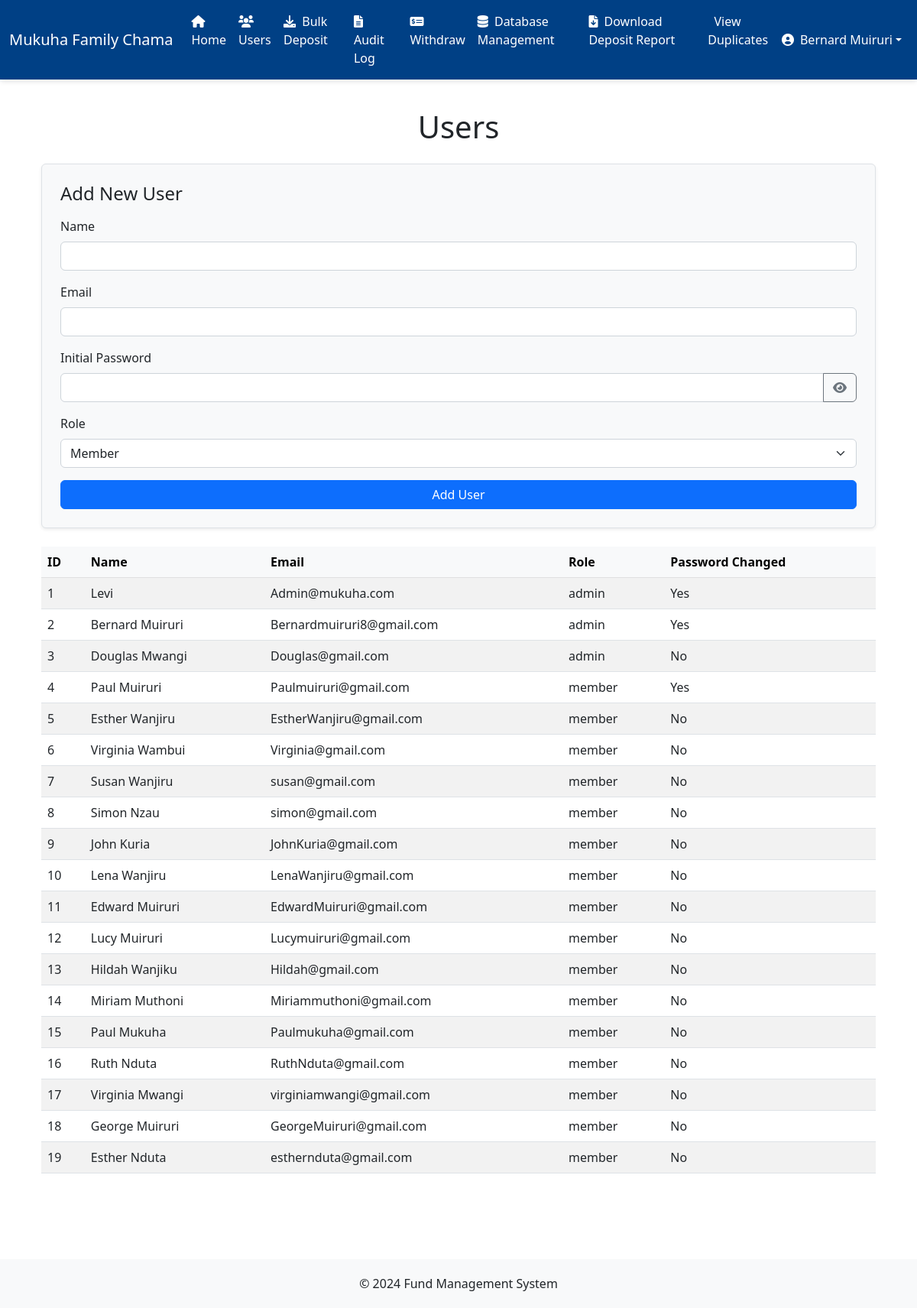
Screenshot of /users (signed in) with the database file from the repository.
### app.py (models this page shows, shortened)
class User(db.Model):
    id = db.Column(db.Integer, primary_key=True)
    name = db.Column(db.String(80), nullable=False)
    email = db.Column(db.String(120), unique=True, nullable=False)
    password = db.Column(db.String(255), nullable=False)
    role = db.Column(db.String(20), nullable=False, default='member')
    is_password_changed = db.Column(db.Boolean, default=False)
    deposits = db.relationship('Deposit', backref='user', lazy='dynamic')
    withdrawals = db.relationship('Withdrawal', backref='user', lazy='dynamic')

### app.py (the view, shortened to what this page needs)
@app.route('/users', methods=['GET', 'POST'])
@login_required
@admin_required
def users():
    users = User.query.all()
    return render_template('users.html', users=users)

### app.py (called while the page is built)
def login_required(f):
    @wraps(f)
    def decorated_function(*args, **kwargs):
        if 'user_id' not in session:
            return redirect(url_for('login', next=request.url))
        return f(*args, **kwargs)
    return decorated_function

def admin_required(f):
    @wraps(f)
    def decorated_function(*args, **kwargs):
        user = User.query.get(session['user_id'])
        if not user or user.role != 'admin':
            flash('You need to be an admin to access this page.', 'danger')
            return redirect(url_for('index'))
        return f(*args, **kwargs)
    return decorated_function

@app.context_processor
def inject_user():
    if 'user_id' in session:
        user = User.query.get(session['user_id'])
        return dict(current_user=user)
    return dict(current_user=None)

### templates/users.html (shortened to what this page needs)
{% extends "base.html" %}
{% block content %}
<div class="container my-5">
    <h1 class="text-center mb-4">Users</h1>
    <form method="POST" class="mb-4 p-4 border rounded shadow-sm bg-light">
        <h4 class="mb-3">Add New User</h4>
        <div class="mb-3">
            <label for="name" class="form-label">Name</label>
            <input type="text" class="form-control" id="name" name="name" required>
        </div>
        <div class="mb-3">
            <label for="email" class="form-label">Email</label>
            <input type="email" class="form-control" id="email" name="email" required>
        </div>
        <div class="mb-3">
            <label for="password" class="form-label">Initial Password</label>
            <div class="input-group">
                <input type="password" class="form-control" id="password" name="password" required>
                <button class="btn btn-outline-secondary" type="button" id="togglePassword">
                    <i class="fas fa-eye"></i>
                </button>
            </div>
        </div>
        <div class="mb-3">
            <label for="role" class="form-label">Role</label>
            <select class="form-select" id="role" name="role" required>
                <option value="member">Member</option>
            </select>
        </div>
        <button type="submit" class="btn btn-primary w-100">Add User</button>
    </form>
    <div class="table-responsive">
        <table class="table table-striped">
            <thead class="table-light">
                <tr>
                    <th>ID</th>
                    <th>Name</th>
                    <th>Email</th>
                    <th>Role</th>
                    <th>Password Changed</th>
                </tr>
            </thead>
            <tbody>
                {% for user in users %}
                <tr>
                    <td>{{ user.id }}</td>
                    <td>{{ user.name }}</td>
                    <td>{{ user.email }}</td>
                    <td>{{ user.role }}</td>
                    <td>{{ "Yes" if user.is_password_changed else "No" }}</td>
                </tr>
                {% endfor %}
            </tbody>
        </table>
    </div>
</div>
{% endblock %}

### templates/base.html (shortened to what this page needs)
<!DOCTYPE html>
<html lang="en">
<head>
    <link href="https://cdn.jsdelivr.net/npm/tailwindcss@2.2.19/dist/tailwind.min.css" rel="stylesheet">
    <link rel="stylesheet" href="https://cdnjs.cloudflare.com/ajax/libs/font-awesome/6.1.1/css/all.min.css">
    <link rel="stylesheet" href="https://cdn.jsdelivr.net/npm/bootstrap@5.2.3/dist/css/bootstrap.min.css">
    <link rel="stylesheet" href="https://cdnjs.cloudflare.com/ajax/libs/font-awesome/6.0.0-beta3/css/all.min.css" />
</head>
<body>
    <nav class="navbar navbar-expand-lg fixed-top
        {% if current_user %}
            {% if current_user.role == 'admin' %}
                navbar-admin
            {% elif current_user.role == 'member' %}
                navbar-member
            {% else %}
                navbar-light bg-light
            {% endif %}
        {% else %}
            navbar-light bg-light
        {% endif %}
    ">
        <div class="container-fluid">
            <a class="navbar-brand" href="{{ url_for('home') }}">Mukuha Family Chama</a>
            <div class="collapse navbar-collapse" id="navbarNav">
                {% if current_user and current_user.role == 'admin' %}
                    <ul class="navbar-nav me-auto mb-2 mb-lg-0">
                        <li class="nav-item">
                            <a class="nav-link {% if request.endpoint == 'index' %}active{% endif %}" href="{{ url_for('index') }}">
                                <i class="fas fa-home me-1"></i> Home
                            </a>
                        </li>
                        <li class="nav-item">
                            <a class="nav-link {% if request.endpoint == 'users' %}active{% endif %}" href="{{ url_for('users') }}">
                                <i class="fas fa-users me-1"></i> Users
                            </a>
                        </li>
                        <li class="nav-item">
                            <a class="nav-link {% if request.endpoint == 'bulk_deposit' %}active{% endif %}" href="{{ url_for('bulk_deposit') }}">
                                <i class="fas fa-download me-1"></i> Bulk Deposit
                            </a>
                        </li>
                        <li class="nav-item">
                            <a class="nav-link {% if request.endpoint == 'audit_log' %}active{% endif %}" href="{{ url_for('audit_log') }}">
                                <i class="fas fa-file-alt me-1"></i> Audit Log
                            </a>
                        </li>
                        <li class="nav-item">
                            <a class="nav-link {% if request.endpoint == 'withdraw' %}active{% endif %}" href="{{ url_for('withdraw') }}">
                                <i class="fas fa-money-check-alt me-1"></i> Withdraw
                            </a>
                        </li>
                        <li class="nav-item">
                            <a class="nav-link {% if request.endpoint == 'database_management' %}active{% endif %}" href="{{ url_for('database_management') }}">
                                <i class="fas fa-database me-1"></i> Database Management
                            </a>
                        </li>
                        <li class="nav-item">
                            <a class="nav-link {% if request.endpoint == 'download_deposit_report' %}active{% endif %}" href="{{ url_for('download_deposit_report') }}">
                                <i class="fas fa-file-download me-1"></i> Download Deposit Report
                            </a>
                        </li>
                        <li class="nav-item">
                            <a class="nav-link {% if request.endpoint == 'duplicate_deposits' %}active{% endif %}" href="{{ url_for('duplicate_deposits') }}">
                                 View Duplicates
                            </a>
                        </li>
                    </ul>
                {% endif %}
                <ul class="navbar-nav ms-auto mb-2 mb-lg-0">
                    {% if current_user %}
                        <li class="nav-item dropdown">
                            <a class="nav-link dropdown-toggle d-flex align-items-center" href="#" id="userDropdown" role="button" data-bs-toggle="dropdown" aria-expanded="false">
                                <i class="fas fa-user-circle me-2"></i> {{ current_user.name }}
                            </a>
                        </li>
                    {% else %}
                        <li class="nav-item">
                            <a class="nav-link {% if request.endpoint == 'login' %}active{% endif %}" href="{{ url_for('login') }}">
                                <i class="fas fa-sign-in-alt me-1"></i> Login
                            </a>
                        </li>
                    {% endif %}
                </ul>
            </div>
        </div>
    </nav>
    <div class="container content mt-4 mb-5">
        {% block content %}{% endblock %}
    </div>
    <footer>
        <div class="container">
            <p class="mb-0">&copy; 2024 Fund Management System</p>
        </div>
    </footer>
</body>
</html>

### templates/base.html (style rules this page uses)
body { display: flex; flex-direction: column; min-height: 100vh; padding-top: 70px; margin: 0; }
.content { flex: 1; }
footer { background-color: #f8f9fa; padding: 20px 0; width: 100%; text-align: center; }
.navbar { box-shadow: 0 4px 6px -1px rgba(0,0,0,0.1); transition: box-shadow 0.3s ease-in-out; }
.navbar-admin { background-color: #004085; }
.navbar-admin .nav-link, .navbar-member .nav-link, .navbar-admin .navbar-brand, .navbar-member .navbar-brand, .navbar-admin .dropdown-item, .navbar-member .dropdown-item { color: #ffffff !important; }

### rows the page displays
User: name "Bernard Muiruri", id "2", email "Bernardmuiruri8@gmail.com", role "admin", is_password_changed "Yes"
User: id "1", name "Levi", email "Admin@mukuha.com", role "admin", is_password_changed "Yes"
User: id "3", name "Douglas Mwangi", email "Douglas@gmail.com", role "admin", is_password_changed "No"
User: id "4", name "Paul Muiruri", email "Paulmuiruri@gmail.com", role "member", is_password_changed "Yes"
User: id "5", name "Esther Wanjiru", email "EstherWanjiru@gmail.com", role "member", is_password_changed "No"
User: id "6", name "Virginia Wambui", email "Virginia@gmail.com", role "member", is_password_changed "No"
User: id "7", name "Susan Wanjiru", email "susan@gmail.com", role "member", is_password_changed "No"
User: id "8", name "Simon Nzau", email "simon@gmail.com", role "member", is_password_changed "No"
User: id "9", name "John Kuria", email "JohnKuria@gmail.com", role "member", is_password_changed "No"
User: id "10", name "Lena Wanjiru", email "LenaWanjiru@gmail.com", role "member", is_password_changed "No"
User: id "11", name "Edward Muiruri", email "EdwardMuiruri@gmail.com", role "member", is_password_changed "No"
User: id "12", name "Lucy Muiruri", email "Lucymuiruri@gmail.com", role "member", is_password_changed "No"
User: id "13", name "Hildah Wanjiku", email "Hildah@gmail.com", role "member", is_password_changed "No"
User: id "14", name "Miriam Muthoni", email "Miriammuthoni@gmail.com", role "member", is_password_changed "No"
User: id "15", name "Paul Mukuha", email "Paulmukuha@gmail.com", role "member", is_password_changed "No"
User: id "16", name "Ruth Nduta", email "RuthNduta@gmail.com", role "member", is_password_changed "No"
User: id "17", name "Virginia Mwangi", email "virginiamwangi@gmail.com", role "member", is_password_changed "No"
User: id "18", name "George Muiruri", email "GeorgeMuiruri@gmail.com", role "member", is_password_changed "No"
User: id "19", name "Esther Nduta", email "esthernduta@gmail.com", role "member", is_password_changed "No"
